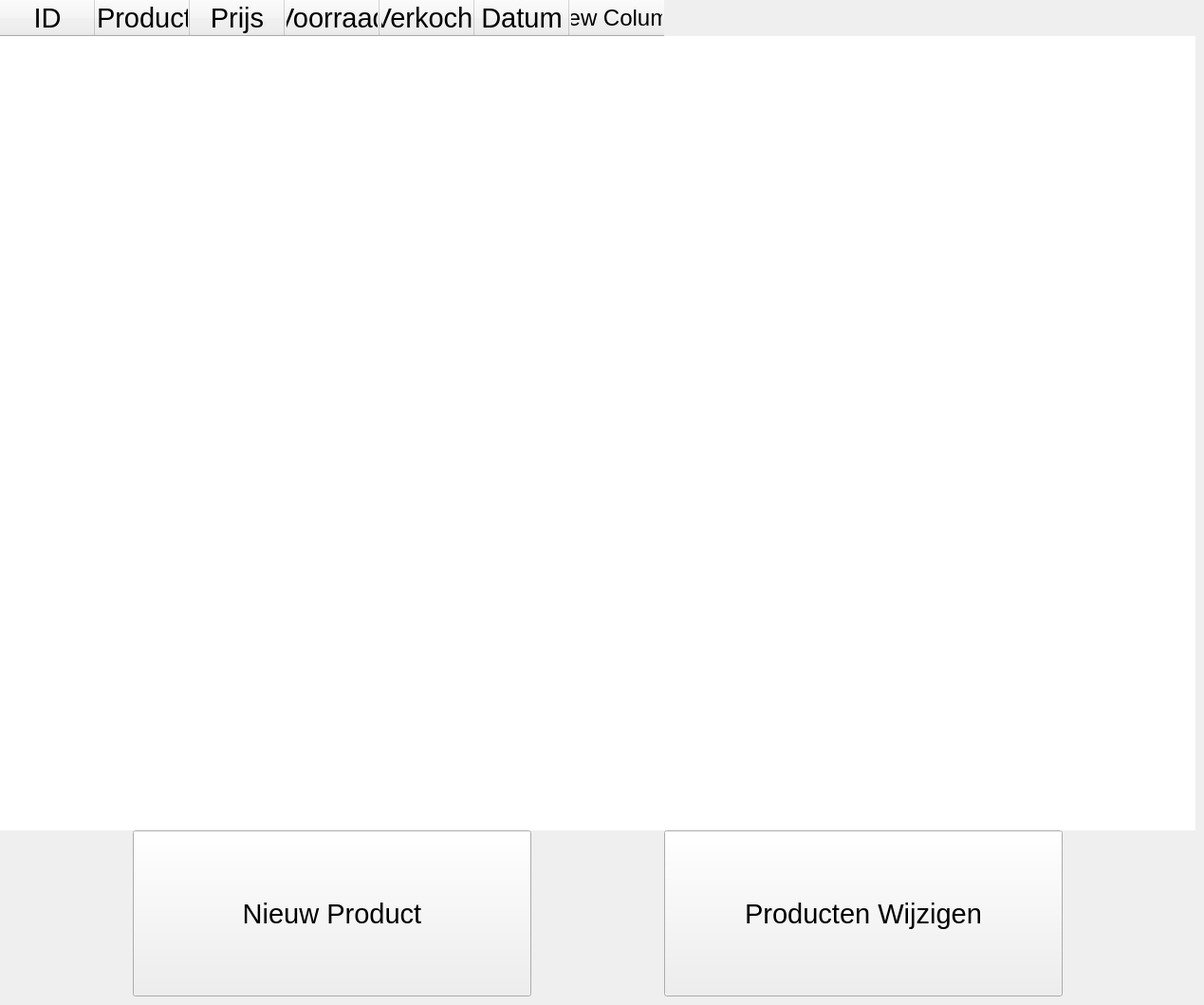
      <widget class="QWidget" name="prod_page">
       <widget class="QPushButton" name="EditProd_btn">
        <property name="geometry">
         <rect>
          <x>700</x>
          <y>875</y>
          <width>420</width>
          <height>175</height>
         </rect>
        </property>
        <property name="font">
         <font>
          <pointsize>22</pointsize>
         </font>
        </property>
        <property name="focusPolicy">
         <enum>Qt::NoFocus</enum>
        </property>
        <property name="text">
         <string>Producten Wijzigen</string>
        </property>
       </widget>
       <widget class="QPushButton" name="NewProd_btn">
        <property name="geometry">
         <rect>
          <x>140</x>
          <y>875</y>
          <width>420</width>
          <height>175</height>
         </rect>
        </property>
        <property name="font">
         <font>
          <pointsize>22</pointsize>
         </font>
        </property>
        <property name="focusPolicy">
         <enum>Qt::NoFocus</enum>
        </property>
        <property name="text">
         <string>Nieuw Product</string>
        </property>
       </widget>
       <widget class="QTableWidget" name="ProdList">
        <property name="geometry">
         <rect>
          <x>0</x>
          <y>0</y>
          <width>1260</width>
          <height>875</height>
         </rect>
        </property>
        <property name="font">
         <font>
          <pointsize>18</pointsize>
         </font>
        </property>
        <property name="frameShape">
         <enum>QFrame::NoFrame</enum>
        </property>
        <property name="frameShadow">
         <enum>QFrame::Sunken</enum>
        </property>
        <property name="horizontalScrollBarPolicy">
         <enum>Qt::ScrollBarAlwaysOff</enum>
        </property>
        <property name="alternatingRowColors">
         <bool>false</bool>
        </property>
        <property name="selectionMode">
         <enum>QAbstractItemView::SingleSelection</enum>
        </property>
        <property name="selectionBehavior">
         <enum>QAbstractItemView::SelectRows</enum>
        </property>
        <attribute name="horizontalHeaderDefaultSectionSize">
         <number>100</number>
        </attribute>
        <attribute name="horizontalHeaderShowSortIndicator" stdset="0">
         <bool>true</bool>
        </attribute>
        <attribute name="verticalHeaderVisible">
         <bool>false</bool>
        </attribute>
        <column>
         <property name="text">
          <string>ID</string>
         </property>
         <property name="font">
          <font>
           <pointsize>22</pointsize>
          </font>
         </property>
        </column>
        <column>
         <property name="text">
          <string>Product</string>
         </property>
         <property name="font">
          <font>
           <pointsize>22</pointsize>
          </font>
         </property>
         <property name="textAlignment">
          <set>AlignLeading|AlignVCenter</set>
         </property>
        </column>
        <column>
         <property name="text">
          <string>Prijs</string>
         </property>
         <property name="font">
          <font>
           <pointsize>22</pointsize>
          </font>
         </property>
        </column>
        <column>
         <property name="text">
          <string>Voorraad</string>
         </property>
         <property name="font">
          <font>
           <pointsize>22</pointsize>
          </font>
         </property>
        </column>
        <column>
         <property name="text">
          <string>Verkocht</string>
         </property>
         <property name="font">
          <font>
           <pointsize>22</pointsize>
          </font>
         </property>
        </column>
        <column>
         <property name="text">
          <string>Datum</string>
         </property>
         <property name="font">
          <font>
           <pointsize>22</pointsize>
          </font>
         </property>
        </column>
        <column>
         <property name="text">
          <string>New Column</string>
         </property>
        </column>
       </widget>
      </widget>
